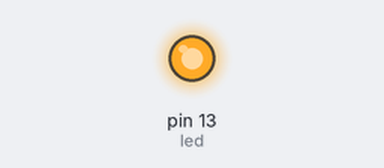
Simulated run of this sketch. Board: Arduino Uno, built with avr-gcc and run on an emulated ATmega328P. Parts: output pins drawn as LEDs (lit = HIGH).

Above: at 0.1 s.
At 37.1 s:
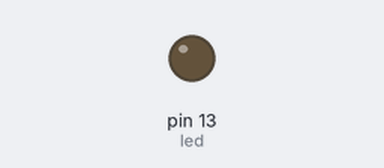
Timing chart, 0 to 38.6 s (numbered marks = the images above):
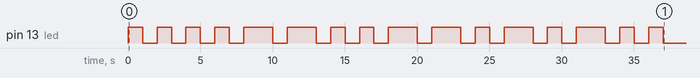

Measured:
- by itself, pin 13 (led): LOW → HIGH at 0.01 s, → LOW 1.0 s later, → HIGH 1.0 s later, → LOW 1.0 s later, … (32 changes in this stretch)

The sketch:

yaw_morsecode.ino
```cpp
// (licence header left out)
// Pin 13 has an LED connected on most Arduino boards.
int led = 13;

String code[41][2];
int duration = 1000;

// the setup routine runs once when you press reset:
void setup() {
  // initialize the digital pin as an output.
  pinMode(led, OUTPUT);
  codetable();
}

void codetable() {
  //only capital letters!
  code[0][0] = "A";
  code[0][1] = "01";
  code[1][0] = "B";
  code[1][1] = "1000";
  code[2][0] = "C";
  code[2][1] = "1010";
  code[3][0] = "D";
  code[3][1] = "100";
  code[4][0] = "E";
  code[4][1] = "100";
  code[5][0] = "F";
  code[5][1] = "0010";
  code[6][0] = "G";
  code[6][1] = "110";
  code[7][0] = "H";
  code[7][1] = "0000";
  code[8][0] = "I";
  code[8][1] = "00";
  code[9][0] = "J";
  code[9][1] = "0111";
  code[10][0] = "K";
  code[10][1] = "101";
  code[11][0] = "L";
  code[11][1] = "0100";
  code[12][0] = "M";
  code[12][1] = "11";
  code[13][0] = "N";
  code[13][1] = "10";
  code[14][0] = "O";
  code[14][1] = "111";
  code[15][0] = "P";
  code[15][1] = "0110";
  code[16][0] = "Q";
  code[16][1] = "1101";
  code[17][0] = "R";
  code[17][1] = "010";
  code[18][0] = "S";
  code[18][1] = "000";
  code[19][0] = "T";
  code[19][1] = "1";
  code[20][0] = "U";
  code[20][1] = "001";
  code[21][0] = "V";
  code[21][1] = "0001";
  code[22][0] = "W";
  code[22][1] = "011";
  code[23][0] = "X";
  code[23][1] = "1001";
  code[24][0] = "Y";
  code[24][1] = "1011";
  code[25][0] = "Z";
  code[25][1] = "1100";
  //numbers
  code[26][0] = "0";
  code[26][1] = "11111";
  code[27][0] = "1";
  code[27][1] = "01111";
  code[28][0] = "2";
  code[28][1] = "00111";
  code[29][0] = "3";
  code[29][1] = "00011";
  code[30][0] = "4";
  code[30][1] = "00001";
  code[31][0] = "5";
  code[31][1] = "00000";
  code[32][0] = "6";
  code[32][1] = "10000";
  code[33][0] = "7";
  code[33][1] = "11000";
  code[34][0] = "8";
  code[34][1] = "11100";
  code[35][0] = "9";
  code[35][1] = "11110";
  // cyphers
  code[36][0] = ".";
  code[36][1] = "010101";
  code[37][0] = ",";
  code[37][1] = "110011";
  code[38][0] = "?";
  code[38][1] = "001100";
  code[39][0] = "'";
  code[39][1] = "011110";
  code[40][0] = "!";
  code[40][1] = "101011";
  // and wait, there is more.... later!
}

// the loop routine runs over and over again forever:
void loop() {

  String text = "space rocks!";
  text.toUpperCase();
  Serial.println(text);
  for(int i=0; i<text.length(); i++){
    String test = (String) text[i];
    morse(test);
  }
  delay(5*duration);
}

void morse(String test){
  String morsecode;
  int wasfound = 0;
  for(int i=0; i<41; i++){
    if(test==(String)code[i][0]){
      morsecode = (String) code[i][1];
      wasfound = 1;
    }
  }
  if(wasfound==1){
    Serial.print(test);
    beep(morsecode);
  } else{
    Serial.println("spacer");
    delay(3*duration);  //spacer
  }
}

void beep(String morsecode){
  Serial.println(morsecode);
  for(int i=0; i<morsecode.length(); i++){
    String length = (String)morsecode[i];
    signal(length.toInt());
  }
}

void signal(int length){

  digitalWrite(led, HIGH);   // turn the LED on (HIGH is the voltage level)
  delay(duration*(length+1));               // wait for a second
  digitalWrite(led, LOW);    // turn the LED off by making the voltage LOW
  delay(duration);
}
```
